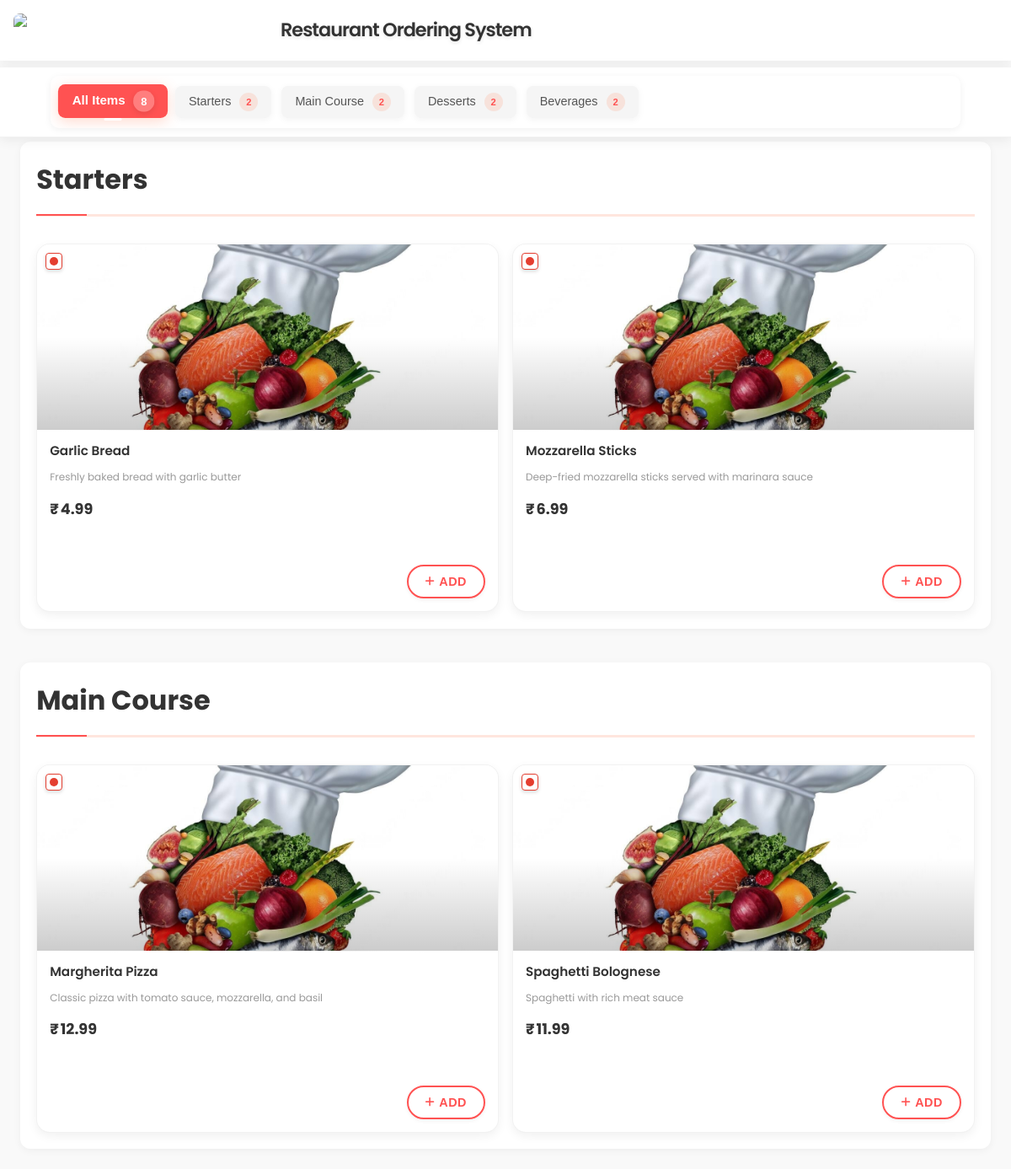
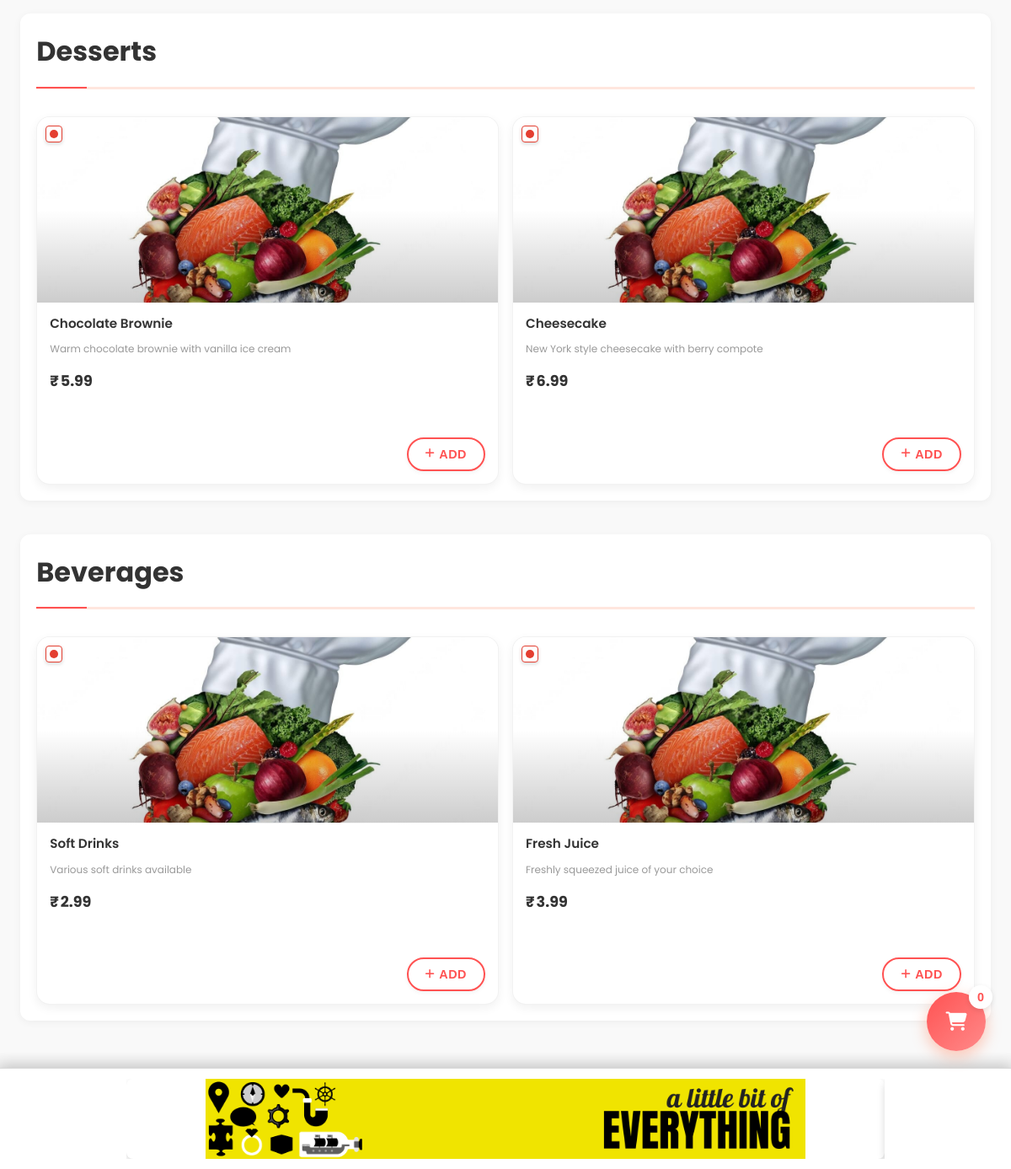
/customer/index.php, run on the app's committed database (2 pictures, top to bottom).
### tables this page shows
CREATE TABLE IF NOT EXISTS `settings` (
  `id` int(11) NOT NULL AUTO_INCREMENT,
  `restaurant_name` varchar(100) DEFAULT 'My Restaurant',
  `restaurant_logo` varchar(255) DEFAULT NULL,
  `theme_color` varchar(50) DEFAULT 'Light Red & White',
  `updated_at` timestamp DEFAULT CURRENT_TIMESTAMP ON UPDATE CURRENT_TIMESTAMP,
  PRIMARY KEY (`id`)
);

CREATE TABLE IF NOT EXISTS `categories` (
  `id` int(11) NOT NULL AUTO_INCREMENT,
  `name` varchar(100) NOT NULL,
  `display_order` int(11) DEFAULT 0,
  PRIMARY KEY (`id`)
);

CREATE TABLE IF NOT EXISTS `menu_items` (
  `id` int(11) NOT NULL AUTO_INCREMENT,
  `category_id` int(11) NOT NULL,
  `name` varchar(100) NOT NULL,
  `description` text,
  `price` decimal(10,2) NOT NULL,
  `image` varchar(255) DEFAULT NULL,
  `is_available` tinyint(1) DEFAULT 1,
  PRIMARY KEY (`id`),
  KEY `category_id` (`category_id`),
  CONSTRAINT `menu_items_ibfk_1` FOREIGN KEY (`category_id`) REFERENCES `categories` (`id`) ON DELETE CASCADE
);

### includes/functions.php (called while the page is built, shortened)
<?php
function getThemeSettings() {
    try {
        $pdo = getDbConnection();
        $stmt = $pdo->query("SELECT * FROM settings WHERE id = 1");
        return $stmt->fetch();
    } catch (PDOException $e) {
        error_log('Error fetching theme settings: ' . $e->getMessage());
        return [
            'restaurant_name' => 'Restaurant Ordering System',
            'restaurant_logo' => null,
            'theme_color' => 'Light Red & White'
        ];
    }
}
function getAllCategories() {
    try {
        $pdo = getDbConnection();
        $stmt = $pdo->query("SELECT * FROM categories ORDER BY display_order ASC");
        return $stmt->fetchAll();
    } catch (PDOException $e) {
        error_log('Error fetching categories: ' . $e->getMessage());
        return [];
    }
}
function getMenuItemsByCategory($categoryId) {
    try {
        $pdo = getDbConnection();
        $stmt = $pdo->prepare("SELECT * FROM menu_items WHERE category_id = ? AND is_available = 1 ORDER BY id ASC");
        $stmt->execute([$categoryId]);
        return $stmt->fetchAll();
    } catch (PDOException $e) {
        error_log('Error fetching menu items: ' . $e->getMessage());
        return [];
    }
}

### customer/index.php (the view, shortened to what this page needs)
<?php
try {
    $settings = getThemeSettings();
    $restaurantName = $settings['restaurant_name'];
    $restaurantLogo = $settings['restaurant_logo'] ? '../Uploads/' . $settings['restaurant_logo'] : '../assets/images/restaurant-logo.png';
    $categories = getAllCategories();
?>
<!DOCTYPE html>
<html lang="en">
<head>
    <link rel="stylesheet" href="https://cdnjs.cloudflare.com/ajax/libs/font-awesome/6.4.0/css/all.min.css">
    <link rel="stylesheet" href="../assets/css/customer.css">
    <link rel="stylesheet" href="../assets/css/ad-footer.css">
    <link rel="stylesheet" href="../assets/css/order-confirmation.css">
</head>
<body>
    <header>
        <div class="logo">
            <img src="<?php echo $restaurantLogo; ?>" alt="<?php echo $restaurantName; ?> Logo">
            <h1><?php echo $restaurantName; ?></h1>
        </div>
    </header>
    <div class="header-spacer"></div>
    <div class="category-nav-container">
        <div class="category-nav" id="category-nav">
            <button class="active" data-category="all">
                All Items
                <?php $totalItems = 0; foreach ($categories as $cat) { $totalItems += count(getMenuItemsByCategory($cat['id'])); } ?>
                <span class="category-count"><?php echo $totalItems; ?></span>
            </button>
            <?php foreach ($categories as $category):
                $itemCount = count(getMenuItemsByCategory($category['id']));
            ?>
                <button data-category="<?php echo $category['id']; ?>">
                    <?php echo $category['name']; ?>
                    <span class="category-count"><?php echo $itemCount; ?></span>
                </button>
            <?php endforeach; ?>
        </div>
    </div>
    <div class="container">
        <?php foreach ($categories as $category): ?>
            <div class="menu-section" data-category="<?php echo $category['id']; ?>">
                <h2>
                    <?php echo $category['name']; ?>
                </h2>
                <div class="menu-items">
                    <?php
                    $menuItems = getMenuItemsByCategory($category['id']);
                    foreach ($menuItems as $item):
                        $itemImage = $item['image'] ? '../Uploads/' . $item['image'] : DEFAULT_IMAGE;
                    ?>
                        <div class="menu-item" data-id="<?php echo $item['id']; ?>" data-price="<?php echo $item['price']; ?>">
                            <div class="menu-item-image">
                                <img src="<?php echo $itemImage; ?>" alt="<?php echo $item['name']; ?>">
                                <?php if (isset($item['is_vegetarian']) && $item['is_vegetarian']): ?>
                                <div class="food-type-indicator veg-indicator" title="Vegetarian"></div>
                                <?php else: ?>
                                <div class="food-type-indicator non-veg-indicator" title="Non-Vegetarian"></div>
                                <?php endif; ?>
                            </div>
                            <div class="menu-item-info">
                                <h3 class="menu-item-name"><?php echo $item['name']; ?></h3>
                                <?php if (isset($item['description']) && !empty($item['description'])): ?>
                                <p class="menu-item-description"><?php echo $item['description']; ?></p>
                                <?php endif; ?>
                                <?php if (isset($item['discount']) && $item['discount'] > 0): ?>
                                <div class="discount"><?php echo $item['discount']; ?>% OFF</div>
                                <div class="price-container">
                                    <span class="current-price"><?php echo number_format($item['price'], 2); ?></span>
                                    <span class="original-price"><?php echo number_format(round($item['price'] * (100 / (100 - $item['discount'])), 2), 2); ?></span>
                                </div>
                                <?php else: ?>
                                <div class="price-container">
                                    <span class="current-price"><?php echo number_format($item['price'], 2); ?></span>
                                </div>
                                <?php endif; ?>
                            </div>
                            <div class="menu-item-footer">
                                <button class="add-to-cart">
                                    <i class="fas fa-plus"></i>ADD
                                </button>
                            </div>
                        </div>
                    <?php endforeach; ?>
                </div>
            </div>
        <?php endforeach; ?>
    </div>
    <button class="cart-button" id="cart-button">
        <i class="fas fa-shopping-cart"></i>
        <span class="cart-count" id="cart-count">0</span>
    </button>
    <div class="ad-footer">
        <div class="ad-container">
            <div class="ad-slider">
                <div class="ad-slide">
                    <img src="../assets/images/ads/ad1.png" alt="Special offer - Zero9communication.com">
                </div>
            </div>
        </div>
    </div>
</body>
</html>
<?php
} catch (Exception $e) {
    echo '<div style="color: red; padding: 20px; background-color: #ffe6e6; border: 1px solid #ff0000; margin: 20px;">';
    echo '<h2>Error:</h2>';
    echo '<p>' . $e->getMessage() . '</p>';
    echo '</div>';
}
?>

### assets/css/ad-footer.css (style rules this page uses)
.ad-footer { position: fixed; bottom: 0; left: 0; width: 100%; background-color: rgba(255, 255, 255, 0.98); box-shadow: 0 -4px 15px rgba(0, 0, 0, 0.15); z-index: 1000; padding: 12px 0; display: flex; justify-content: center; align-items: center; backdrop-filter: blur(5px); -webkit-backdrop-filter: blur(5px); height: 120px; border-top: 1px solid rgba(0, 0, 0, 0.1); transform: translateZ(0); will-change: transform; }
.ad-container { width: 100%; max-width: 900px; height: 100%; position: relative; overflow: hidden; }
.ad-slider { width: 100%; height: 100%; display: flex; transition: transform 0.5s ease-in-out; }
.ad-slide { flex: 0 0 100%; height: 100%; display: flex; justify-content: center; align-items: center; cursor: pointer; position: relative; overflow: hidden; border-radius: 8px; box-shadow: 0 4px 10px rgba(0, 0, 0, 0.15); transition: all 0.3s ease; }
.ad-slide::after { position: absolute; bottom: 10px; right: 10px; background-color: rgba(var(--primary-rgb, 255, 82, 82), 0.9); color: white; padding: 4px 8px; border-radius: 4px; font-size: 12px; font-weight: 500; box-shadow: 0 2px 4px rgba(0, 0, 0, 0.2); }
.ad-slide img { height: 100%; object-fit: contain; border-radius: 4px; max-width: 100%; }
.cart-button { bottom: 140px !important; z-index: 1001 !important; }
.ad-footer::before { content: ""; position: absolute; top: -20px; left: 0; right: 0; height: 20px; background: linear-gradient(to top, rgba(0,0,0,0.05), transparent); pointer-events: none; }

### data on the page
settings: restaurant_name "Restaurant Ordering System"
categories: name "Starters", itemCount "2"
categories: name "Main Course", itemCount "2"
categories: name "Desserts", itemCount "2"
categories: name "Beverages", itemCount "2"
menu_items: name "Garlic Bread", description "Freshly baked bread with garlic butter", price "4.99"
menu_items: name "Mozzarella Sticks", description "Deep-fried mozzarella sticks served with marinara sauce", price "6.99"
menu_items: name "Margherita Pizza", description "Classic pizza with tomato sauce, mozzarella, and basil", price "12.99"
menu_items: name "Spaghetti Bolognese", description "Spaghetti with rich meat sauce", price "11.99"
menu_items: name "Chocolate Brownie", description "Warm chocolate brownie with vanilla ice cream", price "5.99"
menu_items: name "Cheesecake", description "New York style cheesecake with berry compote", price "6.99"
menu_items: name "Soft Drinks", description "Various soft drinks available", price "2.99"
menu_items: name "Fresh Juice", description "Freshly squeezed juice of your choice", price "3.99"

### other printed values
$totalItems "8"
